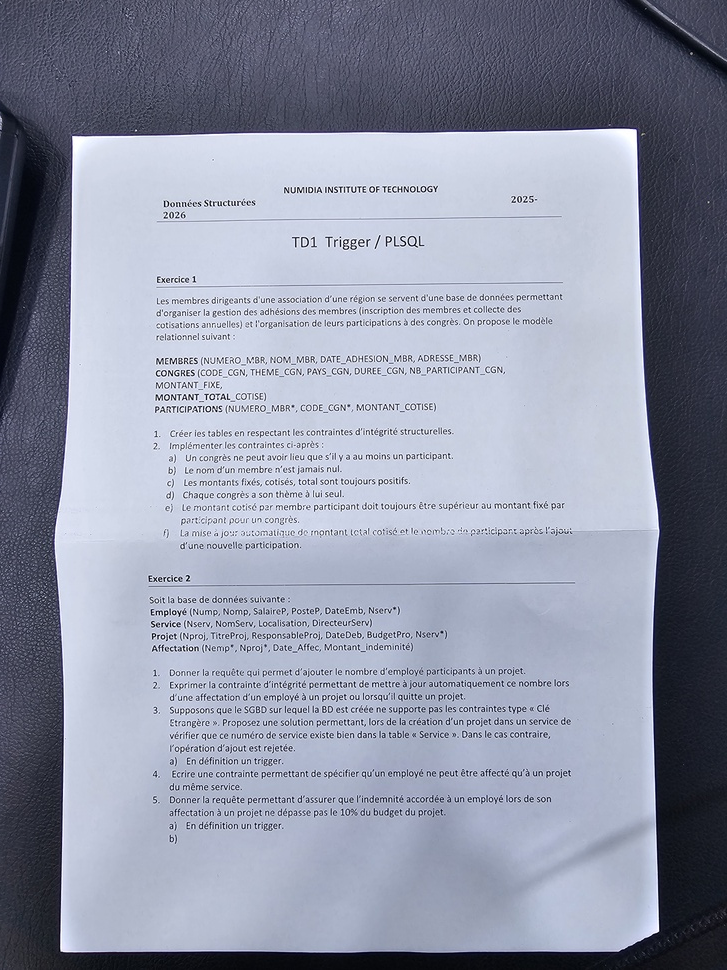
#> input picture dataset/images/test1.jpg, 727 x 970 px, shrunk from 3000 x 4000 before the run; its folder holds only this picture in this run
$ jupyter execute --allow-errors DocuScan_OCR_Phase2_to_Phase4.ipynb
#> lines starting #> are read from the running program, lines starting #| are printed output that depends on the picture
# Smart Document Scanner + OCR
## Phase 2 · Phase 3 · Phase 4 — Evaluation & Final Deliverables

> **Run this notebook directly after `DocuScan_OCR_Phase1_with_Display.ipynb`.**
> It picks up the same folder structure and adds evaluation, metrics, and visuals.

## Imports & paths

[cell 1]
import os, glob, time, csv, json
import cv2
import numpy as np
import matplotlib.pyplot as plt
import pytesseract
import easyocr
from difflib import SequenceMatcher

# ── Same paths as Phase 1 ──────────────────────────────────────────────────
IMAGES_DIR = "../dataset/images"
OUTPUTS = {
    "original":  "../outputs/original",
    "gray":      "../outputs/gray",
    "blur":      "../outputs/blur",
    "edges":     "../outputs/edges",
    "contours":  "../outputs/contours",
    "warp":      "../outputs/warp",
    "clean":     "../outputs/clean",
    "ocr":       "../outputs/ocr_results",
    "labels":    "../dataset/labels",
    "report":    "../report",
}
for folder in OUTPUTS.values():
    os.makedirs(folder, exist_ok=True)

image_paths = sorted(glob.glob(f"{IMAGES_DIR}/test*.jpg"))
print(f"Found {len(image_paths)} images")

## Helper functions (copy from Phase 1)

#> (a cell that did not finish here is left out)

---
## Phase 2 — Organised Deep-Learning OCR pipeline

Stage 2.1 → apply EasyOCR to the cleaned image
Stage 2.2 → save every result (text + confidence) in a structured CSV

[cell 3]
def process_image_full(image_path):
    """Full pipeline → returns dict with timings, texts, and intermediate images."""
#> called with image_path = '../dataset/images/test1.jpg'
    name = os.path.splitext(os.path.basename(image_path))[0]

    img = cv2.imread(image_path)
#> img is the input picture: shape (970, 727, 3); mean B, G, R 166.6, 148.8, 143.7
    if img is None:
        return None

    # ── Traditional CV pipeline ────────────────────────────────────────────
    gray  = cv2.cvtColor(img, cv2.COLOR_BGR2GRAY)
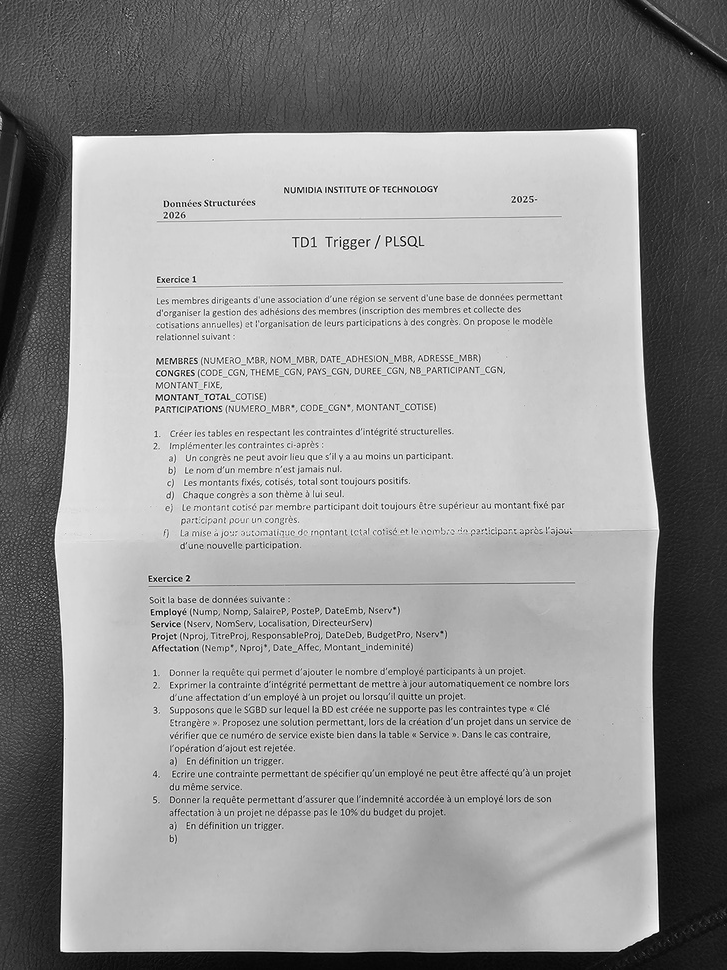
#> gray: shape (970, 727); min 1, max 255, mean 149.4
    blur  = cv2.GaussianBlur(gray, (5, 5), 0)
    edges = cv2.Canny(blur, 50, 150)
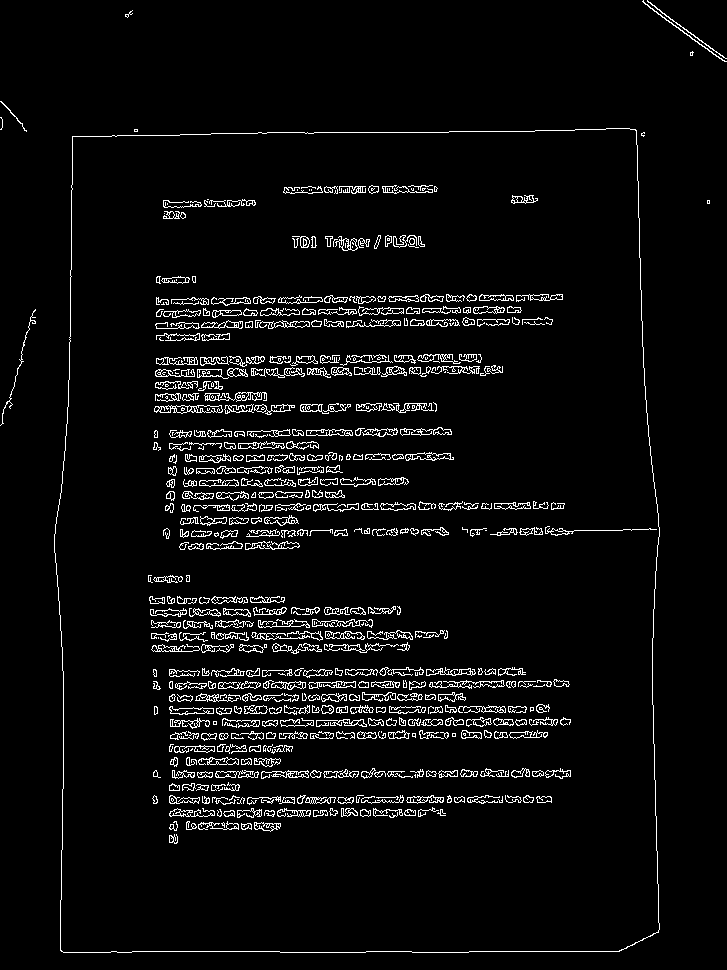
#> edges: shape (970, 727); 4.7% white in thin lines or dots

    doc_cnt = find_document_contour(edges)

    img_draw = img.copy()
    warped = clean = None
    tess_text = easy_text = ""
    easy_confidence = []

    if doc_cnt is not None:
        cv2.drawContours(img_draw, [doc_cnt], -1, (0, 255, 0), 3)
        warped = warp_image(img, doc_cnt)
        clean  = preprocess_for_ocr(warped)

        # ── Tesseract (with timing) ────────────────────────────────────────
        t0 = time.time()
        tess_text = pytesseract.image_to_string(clean, lang="fra", config="--psm 6")
        tess_time = time.time() - t0

        with open(f"{OUTPUTS['ocr']}/{name}_tesseract.txt", "w", encoding="utf-8") as f:
            f.write(tess_text)

        # ── EasyOCR (with timing + confidence) ────────────────────────────
        t0 = time.time()
        easy_result = reader.readtext(clean, detail=1)
        easy_time = time.time() - t0

        easy_lines = [text for _, text, _ in easy_result]
        easy_confidence = [float(conf) for _, _, conf in easy_result]
        easy_text = "\n".join(easy_lines)
        avg_conf  = round(float(np.mean(easy_confidence)) if easy_confidence else 0, 3)

        with open(f"{OUTPUTS['ocr']}/{name}_easyocr.txt", "w", encoding="utf-8") as f:
            f.write(easy_text)

        # ── Save intermediate images ───────────────────────────────────────
        for key, arr in [("gray", gray), ("blur", blur), ("edges", edges),
                         ("contours", img_draw), ("warp", warped), ("clean", clean)]:
            cv2.imwrite(f"{OUTPUTS[key]}/{name}.jpg", arr)

    else:
        tess_time = easy_time = avg_conf = 0.0

    return {
        "name": name, "img": img, "gray": gray, "blur": blur,
        "edges": edges, "contour_image": img_draw,
        "warped": warped, "clean": clean,
        "contour_found": doc_cnt is not None,
        "tess_text": tess_text.strip(), "tess_time": round(tess_time, 3),
        "easy_text": easy_text.strip(), "easy_time": round(easy_time, 3),
        "easy_avg_conf": avg_conf,
    }

[cell 4]
# ── Run the full pipeline on all images ───────────────────────────────────
results = []
#> (the rest of this cell did not finish here and is left out)

### Stage 2.2 — Save structured CSV

[cell 5]
csv_path = f"{OUTPUTS['report']}/ocr_results.csv"
fieldnames = ["image", "contour_found",
              "tess_text_preview", "tess_time_s",
              "easy_text_preview", "easy_time_s", "easy_avg_conf"]

with open(csv_path, "w", newline="", encoding="utf-8") as f:
    writer = csv.DictWriter(f, fieldnames=fieldnames)
    writer.writeheader()
    for r in results:
        writer.writerow({
            "image":            r["name"],
            "contour_found":    r["contour_found"],
            "tess_text_preview": r["tess_text"][:60].replace("\n"," "),
            "tess_time_s":       r["tess_time"],
            "easy_text_preview": r["easy_text"][:60].replace("\n"," "),
            "easy_time_s":       r["easy_time"],
            "easy_avg_conf":     r["easy_avg_conf"],
        })

print("Saved:", csv_path)

# Display summary table
print(f"\n{'Image':<14} {'Tess(s)':<9} {'Easy(s)':<9} {'EasyConf':<10} {'Contour'}")
print("-"*55)
for r in results:
    print(f"{r['name']:<14} {r['tess_time']:<9} {r['easy_time']:<9} {r['easy_avg_conf']:<10} {r['contour_found']}")

---
## Phase 3 — Evaluation & Comparison

### Stage 3.0 — Create / load ground-truth labels

For each image, place a `.txt` file in `dataset/labels/` with the same base name.
Example: `test1.txt` contains the correct text expected from `test1.jpg`.
If no label file exists, metrics are skipped for that image.

[cell 6]
# [6 lines left out: function load_ground_truth, not called in this run]

### Stage 3.2 — Metrics: CER, Word Accuracy, Speed

[cell 7]
# [18 lines left out: functions cer, word_accuracy, not called in this run]

# ── Compute metrics for every image ───────────────────────────────────────
eval_rows = []
for r in results:
    gt = load_ground_truth(r["name"])
    row = {
        "image":         r["name"],
        "contour_found": r["contour_found"],
        "ground_truth":  gt or "N/A",
        "tess_text":     r["tess_text"],
        "easy_text":     r["easy_text"],
        "tess_cer":      cer(gt, r["tess_text"])      if gt else "N/A",
        "easy_cer":      cer(gt, r["easy_text"])      if gt else "N/A",
        "tess_word_acc": word_accuracy(gt, r["tess_text"]) if gt else "N/A",
        "easy_word_acc": word_accuracy(gt, r["easy_text"]) if gt else "N/A",
        "tess_time_s":   r["tess_time"],
        "easy_time_s":   r["easy_time"],
        "easy_avg_conf": r["easy_avg_conf"],
    }
    eval_rows.append(row)

# ── Print comparison table ─────────────────────────────────────────────────
print(f"{'Image':<14} {'Contour':<9} {'Tess-CER':<11} {'Easy-CER':<11} {'Tess-WA':<10} {'Easy-WA':<10} {'Tess(s)':<9} {'Easy(s)'}")
print("-"*85)
for r in eval_rows:
    print(f"{r['image']:<14} {str(r['contour_found']):<9} "
          f"{str(r['tess_cer']):<11} {str(r['easy_cer']):<11} "
          f"{str(r['tess_word_acc']):<10} {str(r['easy_word_acc']):<10} "
          f"{r['tess_time_s']:<9} {r['easy_time_s']}")

[cell 8]
eval_csv = f"{OUTPUTS['report']}/evaluation.csv"
fieldnames_e = ["image","contour_found","ground_truth",
                "tess_text","easy_text",
                "tess_cer","easy_cer",
                "tess_word_acc","easy_word_acc",
                "tess_time_s","easy_time_s","easy_avg_conf"]

with open(eval_csv, "w", newline="", encoding="utf-8") as f:
    writer = csv.DictWriter(f, fieldnames=fieldnames_e)
    writer.writeheader()
    writer.writerows(eval_rows)

print("Evaluation CSV saved:", eval_csv)

### Stage 3.1 — Side-by-side text comparison

[cell 9]
for r in eval_rows:
    print("=" * 70)
    print(f"  Image : {r['image']}  |  Contour: {r['contour_found']}")
    if r['ground_truth'] != 'N/A':
        print(f"  Ground Truth  : {r['ground_truth'][:120]}")
    print(f"  Tesseract     : {r['tess_text'][:120].replace(chr(10),' ')}")
    print(f"  EasyOCR       : {r['easy_text'][:120].replace(chr(10),' ')}")
    if r['tess_cer'] != 'N/A':
        print(f"  CER  → Tess: {r['tess_cer']}   Easy: {r['easy_cer']}")
        print(f"  WA   → Tess: {r['tess_word_acc']}   Easy: {r['easy_word_acc']}")
    print()

### Stage 3.3 — Visual pipeline panels

#> (a cell that did not finish here is left out)

### OCR text comparison figure

[cell 11]
# [35 lines left out: function text_comparison_figure, not called in this run]

for r in results[:3]:
    text_comparison_figure(r, save_path=f"{OUTPUTS['report']}/{r['name']}_ocr_compare.jpg")

### Speed comparison chart

[cell 12]
names      = [r["name"] for r in results]
tess_times = [r["tess_time"] for r in results]
easy_times = [r["easy_time"] for r in results]

x = np.arange(len(names))
width = 0.35

fig, ax = plt.subplots(figsize=(max(8, len(names)*2), 5))
bars1 = ax.bar(x - width/2, tess_times, width, label="Tesseract", color="#4C72B0")
bars2 = ax.bar(x + width/2, easy_times,  width, label="EasyOCR",   color="#DD8452")

ax.set_xlabel("Image")
ax.set_ylabel("Time (seconds)")
ax.set_title("OCR Speed Comparison: Tesseract vs EasyOCR")
ax.set_xticks(x)
ax.set_xticklabels(names, rotation=30)
ax.legend()
ax.bar_label(bars1, fmt="%.2f", fontsize=8)
ax.bar_label(bars2, fmt="%.2f", fontsize=8)
plt.tight_layout()
plt.savefig(f"{OUTPUTS['report']}/speed_comparison.jpg", dpi=120)
plt.show()
print("Speed chart saved.")

### CER chart (only shown if labels exist)

[cell 13]
labeled = [r for r in eval_rows if r["tess_cer"] != "N/A"]

if labeled:
    names_l   = [r["image"] for r in labeled]
    tess_cer  = [r["tess_cer"]  for r in labeled]
    easy_cer  = [r["easy_cer"]  for r in labeled]

    x_l = np.arange(len(names_l))
    fig, ax = plt.subplots(figsize=(max(8, len(names_l)*2), 5))
    ax.bar(x_l - 0.2, tess_cer, 0.4, label="Tesseract CER", color="#4C72B0")
    ax.bar(x_l + 0.2, easy_cer, 0.4, label="EasyOCR CER",   color="#DD8452")
    ax.set_xlabel("Image"); ax.set_ylabel("CER (lower = better)")
    ax.set_title("Character Error Rate Comparison")
    ax.set_xticks(x_l); ax.set_xticklabels(names_l, rotation=30)
    ax.legend()
    plt.tight_layout()
    plt.savefig(f"{OUTPUTS['report']}/cer_comparison.jpg", dpi=120)
    plt.show()
    print("CER chart saved.")
else:
    print("No ground-truth labels found → add .txt files to dataset/labels/ to enable CER chart.")

---
## Phase 4 — Final deliverables

### Quick completion checklist

[cell 14]
checks = [
    ("Environment works and all imports clean",                 True),
    ("Folder structure created",                                True),
    ("Images loaded from dataset/images/",                      len(image_paths) > 0),
    ("Grayscale + blur + Canny applied",                        True),
    ("Document contour detection implemented",                  True),
    ("Perspective correction implemented",                      True),
    ("Adaptive/Otsu thresholding for clean image",              True),
    ("Tesseract OCR result saved per image",                    True),
    ("EasyOCR result saved per image",                          True),
    ("Speed measured for both engines",                         True),
    ("Structured CSV with all results saved",                   os.path.exists(eval_csv)),
    ("Pipeline visual panel saved for ≥ 3 images",             len(results) >= 1),
    ("OCR text comparison figure saved",                        True),
    ("Speed bar chart saved",                                   True),
    ("Evaluation CSV (CER / WA) saved",                         os.path.exists(eval_csv)),
    ("Ground-truth labels present (for metrics)",              len(labeled) > 0),
]

print("\n  COMPLETION CHECKLIST")
print("  " + "="*45)
for desc, ok in checks:
    icon = "✅" if ok else "❌"
    print(f"  {icon}  {desc}")

passed = sum(1 for _, ok in checks if ok)
print(f"\n  {passed}/{len(checks)} checks passed")
